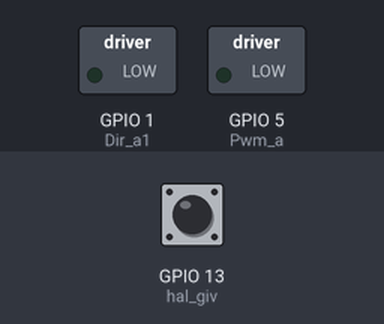
This sketch was run on a simulated ESP8266 (NodeMCU). On the bench: switched loads named in the sketch (green lamp = pin HIGH). The test bench sets the inputs (shaded band); at power-on: GPIO 13 (hal_giv) HIGH. No MQTT or app messages arrive unless stated; what the sketch prints to the serial monitor is not drawn.

Above: at 0.1 s.
At 1.7 s:
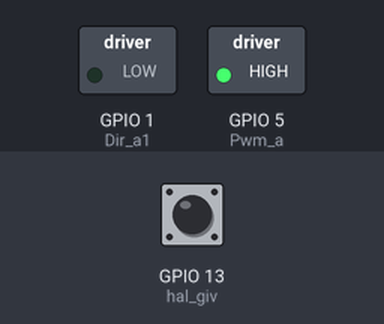
Timing chart, 0 to 3.2 s (numbered marks = the images above):
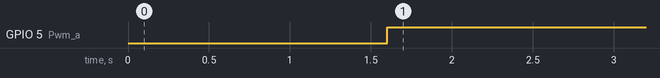

The sketch:

reglerteknik.ino
```cpp
#include "EspMQTTClient.h"
#define hal_giv 13


byte Pwm_a = 5;
byte Dir_a1 = 1;
int hal_value;
long currentMillis;
bool connectedToMQTT = false;

int interval;
int previousMillis;
long startMillis;
float varvo;
float pwmSpeed = 0;
void onConnectionEstablished();
float desiredSpeed = 30.0;


EspMQTTClient client(
  "ABB_Indgym",                           // Wifi ssid
  "7Laddaremygglustbil",                              // Wifi password
  "maqiatto.com",                            // MQTT broker ip
  1883,                                     // MQTT broker port
  "erik.spector@abbindustrigymnasium.se", // MQTT username
  "123456789",                              // MQTT password
  "Spector",                               // Client name
  onConnectionEstablished,              // Connection established callback
  true,                                // Enable web updater
  true                                // Enable debug messages
);
float Kp = 2;
float Ki = 0.5;

float integratedError = 0;
void setup() {
  pinMode(Pwm_a, OUTPUT);
  pinMode(Dir_a1, OUTPUT);
  pinMode(12, INPUT);
  Serial.begin(9600);
  attachInterrupt(digitalPinToInterrupt(hal_giv), HtoL, FALLING);
  startMillis = millis();
}
float wantValue;
void onConnectionEstablished() {
  connectedToMQTT = true;
  client.subscribe("erik.spector@abbindustrigymnasium.se/i", [] (const String & payload) {
    integratedError = 0;
    Ki = payload.toInt();
  });
  client.subscribe("erik.spector@abbindustrigymnasium.se/p", [] (const String & payload) {
    Kp = payload.toInt();
  });
  client.subscribe("erik.spector@abbindustrigymnasium.se/getVelocity", [] (const String & payload) {
    desiredSpeed = payload.toInt();
  });
};


void startMotor(int pwm) {
  analogWrite(Pwm_a, pwm);
  digitalWrite(Dir_a1, LOW);
}

long deltaT = 0;
float calculateVelocity() {
  deltaT = deltaTime();
  float deltaS = deltaSignals();
  float rSpeed = ((deltaS / 48) * 3.7 * PI) / deltaT * 1000;
  Serial.println(rSpeed);
  return rSpeed;
}

int signals = 0;


long deltaTime() {
  long nowMillis = millis();
  long deltaMillis = nowMillis - startMillis;
  startMillis = nowMillis;
  return deltaMillis;
}


float deltaSignals() {
  int currentSignals = signals;
  signals = 0;
  return currentSignals;
}

void loop() {
  client.loop();
  if (connectedToMQTT){
    startMotor(pwmSpeed);
    float currentSpeed = calculateVelocity();
    float error = desiredSpeed - currentSpeed;
    Serial.println(Kp);

    integratedError += error * deltaT;
    pwmSpeed = error * Kp + integratedError * Ki;
    delay(100);
    client.publish("erik.spector@abbindustrigymnasium.se/currentVelocity", "spector " + String(currentSpeed));
  }
}


ICACHE_RAM_ATTR void HtoL() {
  signals++;
}
```

Measured:
- by itself, GPIO 5 (Pwm_a): LOW → HIGH at 1.6 s
